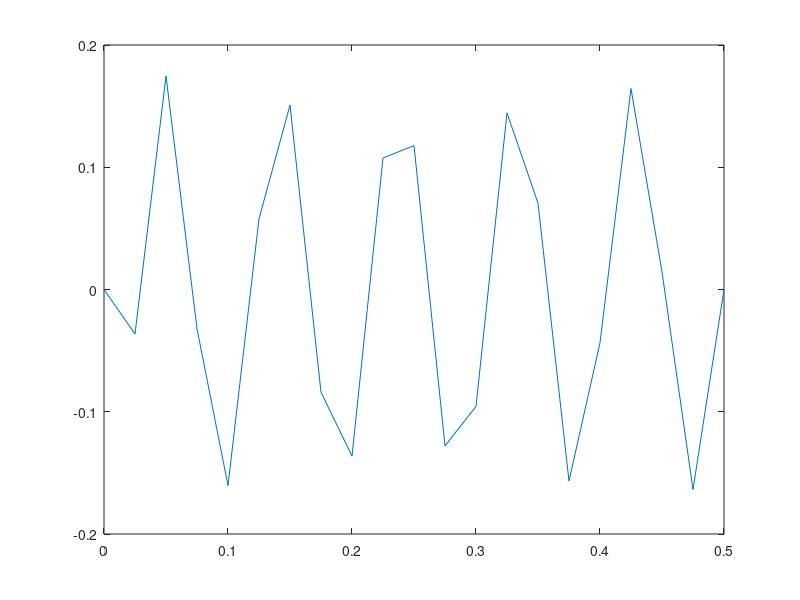

MATLAB code for this plot:
clear;
clc;
% given data
L=0.5;
b=25e-3;
h=50e-3;
t=1e-3;
E=200e9;
V=0.3;
E1=E/(1-V^2);
G=76.9e9;
a=0;
c=768*t^3/(b+h);
b1=b*h*(b+h)*t/2;
b2=2*t*(b*h)^2/(h+b);
b3=t^3/3*(276*b*h/(b+h))+134*(b+h);
b4=b*h*(b-h)*t/2;
b5=0;
b6=2*b^2*h^2*t/(h+b);
Ne=20 ; 
Le=L/Ne;
%Number of elements
% element stiffness matrix
Kel=Le*[   G*b1/Le      -G*b4/2                 G*b5/Le                     -G*b1/Le       -G*b4/2                  -G*b5/Le;
          -G*b4/2       (G*b1*Le/3+E*a/Le)    -G*b6/2                     G*b4/2      (G*b1*Le/6-E1*a/Le)      -G*b6/2;
           G*b5/Le      -G*b6/2                 (G*(b2+b3)/Le+E1*c*Le/3)      -G*b5/Le      -G*b6/2                    (-G*(b2+b3)/Le+E1*c*Le/6);
           -G*b1/Le      G*b4/2                 -G*b5/Le                    -G*b1/Le      G*b4/2                     G*b5/Le;
           -G*b4/2      (G*b1*Le/6-E1*a/Le)   -G*b6/2                     G*b4/2      (G*b1*Le/3+E1*a/Le)       G*b6/2;
           -G*b5/Le     -G*b6/2                 -G*(b2+b3)/Le+E1*c*Le/6       G*b5/Le       G*b6/2                     (G*(b2+b3)/Le+E1*c*Le/3) ];
Kg=zeros(3*(Ne+1),3*(Ne+1));
 s=0;
for n=1:Ne
    for i=1:6
        for j=1:6
            Kg(i+s,j+s)= Kg(i+s,j+s)+Kel(i,j);
        end 
    end
    s=s+3;
end
Kg
%calculate dof
Kbig =  mean(diag(Kg))*1e8;
F=zeros(3*(Ne+1),1);

F(3*Ne+1,1)=F(3*Ne+1,1)+100;
Kg(1,1)=Kg(1,1)+Kbig;
Kg(2,2)=Kg(2,2)+Kbig;
Kg(3,3)=Kg(3,3)+Kbig;
%Kg(3*Ne+1,1)=Kg(3*Ne+1,1)+Kbig;
Kg(3*Ne+2,3*Ne+2)=Kg(3*Ne+2,3*Ne+2)+Kbig;
Kg(3*Ne+3,3*Ne+2)=Kg(3*Ne+3,3*Ne+2)+Kbig;
Dof= Kg\F;
U=zeros(Ne+1);
for i=1:(Ne+1)
    U(i)=Dof(3*i-1);
end
Ufind=zeros(Ne+1,1);
for i=1:Ne+1
    Ufind(i)=U(i)*(b*h/4)/t;
end

length=0:Le:0.5;
plot(length,Ufind);